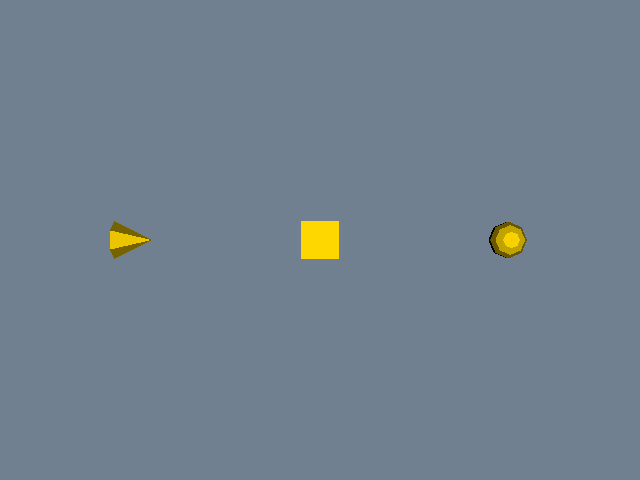

Here is the Python script that generated this plot:
#!/usr/bin/env python

# Place different glyph shapes at each point using vtkProgrammableGlyphFilter.

# Factory overrides: importing these modules registers the OpenGL rendering
# and interaction style implementations for vtkRenderingCore factory classes.
import vtkmodules.vtkInteractionStyle  # noqa: F401
import vtkmodules.vtkRenderingOpenGL2  # noqa: F401

# VTK pipeline classes used in this example
from vtkmodules.vtkCommonCore import vtkPoints
from vtkmodules.vtkCommonDataModel import vtkPolyData
from vtkmodules.vtkFiltersProgrammable import vtkProgrammableGlyphFilter
from vtkmodules.vtkFiltersSources import (
    vtkConeSource,
    vtkCubeSource,
    vtkSphereSource,
)
from vtkmodules.vtkRenderingCore import (
    vtkActor,
    vtkPolyDataMapper,
    vtkRenderWindow,
    vtkRenderWindowInteractor,
    vtkRenderer,
)

# Colors (normalized RGB)
gold = (1.000, 0.843, 0.000)
slate_gray = (0.439, 0.502, 0.565)

# Source: three input points
points = vtkPoints()
points.InsertNextPoint(0, 0, 0)
points.InsertNextPoint(5, 0, 0)
points.InsertNextPoint(10, 0, 0)

polydata = vtkPolyData()
polydata.SetPoints(points)


# Callback: select glyph shape based on point index
class CalcGlyph:
    def __init__(self, gf):
        self.gf = gf

    def __call__(self):
        pt = self.gf.GetPoint()
        pid = self.gf.GetPointId()
        if pid == 0:
            src = vtkConeSource()
            src.SetCenter(pt)
            self.gf.SetSourceConnection(src.GetOutputPort())
        elif pid == 1:
            src = vtkCubeSource()
            src.SetCenter(pt)
            self.gf.SetSourceConnection(src.GetOutputPort())
        elif pid == 2:
            src = vtkSphereSource()
            src.SetCenter(pt)
            self.gf.SetSourceConnection(src.GetOutputPort())


# Filter: programmable glyph filter with per-point callback
glyph_filter = vtkProgrammableGlyphFilter()
glyph_filter.SetInputData(polydata)
glyph_filter.SetGlyphMethod(CalcGlyph(glyph_filter))
default_source = vtkConeSource()
glyph_filter.SetSourceConnection(default_source.GetOutputPort())

# Mapper: map glyph data to graphics primitives
mapper = vtkPolyDataMapper()
mapper.SetInputConnection(glyph_filter.GetOutputPort())

# Actor: assign the mapped geometry
actor = vtkActor()
actor.SetMapper(mapper)
actor.GetProperty().SetColor(gold)

# Renderer: assemble the scene
renderer = vtkRenderer()
renderer.AddActor(actor)
renderer.SetBackground(slate_gray)

# Window: display the rendered scene
render_window = vtkRenderWindow()
render_window.AddRenderer(renderer)
render_window.SetWindowName("programmable glyph filter")
render_window.SetMultiSamples(0)
render_window.SetSize(640, 480)

# Scene: configure camera
renderer.ResetCamera()
renderer.GetActiveCamera().Zoom(0.9)

# Interactor: handle mouse and keyboard events
render_window_interactor = vtkRenderWindowInteractor()
render_window_interactor.SetRenderWindow(render_window)

# Launch the interactive visualization
render_window_interactor.Initialize()
render_window_interactor.Start()
